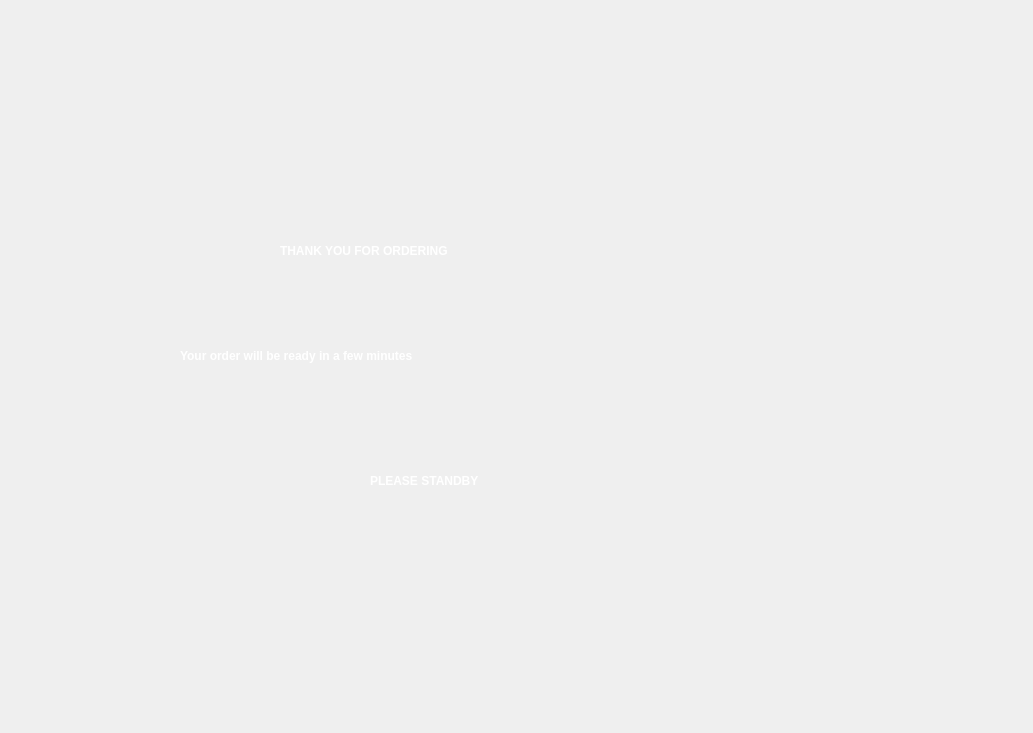
    <widget class="QWidget" name="thanksScreen">
     <widget class="QLabel" name="thanksScreenBackLabel">
      <property name="geometry">
       <rect>
        <x>0</x>
        <y>0</y>
        <width>1024</width>
        <height>724</height>
       </rect>
      </property>
      <property name="styleSheet">
       <string notr="true">background-image: url(:/backs/backs/chooseDrinkBack.png);</string>
      </property>
      <property name="text">
       <string/>
      </property>
     </widget>
     <widget class="QLabel" name="thanksLabel">
      <property name="geometry">
       <rect>
        <x>280</x>
        <y>190</y>
        <width>451</width>
        <height>121</height>
       </rect>
      </property>
      <property name="styleSheet">
       <string notr="true">font: 75 25pt &quot;Nirmala UI&quot;;
font-weight: bold;
color: white;</string>
      </property>
      <property name="text">
       <string>THANK YOU FOR ORDERING</string>
      </property>
     </widget>
     <widget class="QLabel" name="thanksScreenOrderLabel">
      <property name="geometry">
       <rect>
        <x>180</x>
        <y>290</y>
        <width>641</width>
        <height>131</height>
       </rect>
      </property>
      <property name="styleSheet">
       <string notr="true">font: 75 25pt &quot;Nirmala UI&quot;;
font-weight: bold;
color: white;</string>
      </property>
      <property name="text">
       <string>Your order will be ready in a few minutes</string>
      </property>
     </widget>
     <widget class="QLabel" name="thanksScreenStandbyLabel">
      <property name="geometry">
       <rect>
        <x>370</x>
        <y>440</y>
        <width>281</width>
        <height>81</height>
       </rect>
      </property>
      <property name="styleSheet">
       <string notr="true">font: 75 25pt &quot;Nirmala UI&quot;;
font-weight: bold;
color: white;</string>
      </property>
      <property name="text">
       <string>PLEASE STANDBY</string>
      </property>
     </widget>
    </widget>
